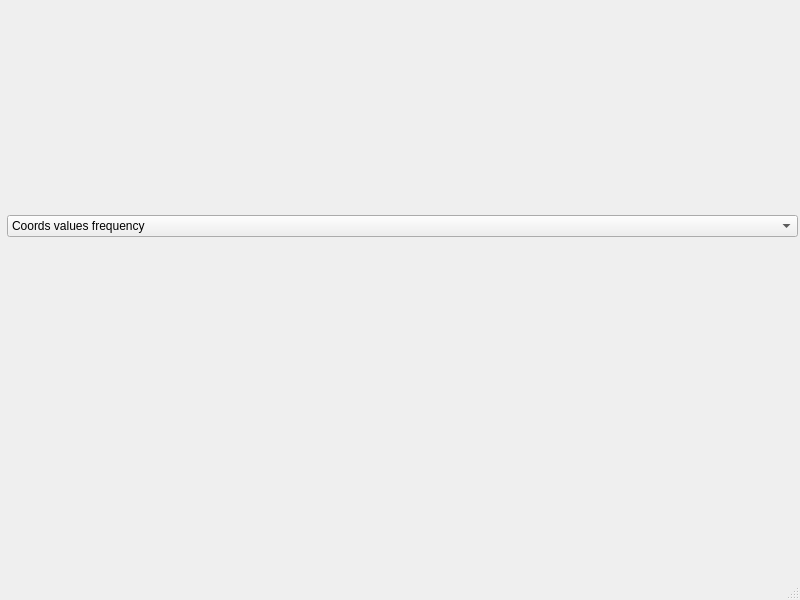
<?xml version="1.0" encoding="UTF-8"?>
<ui version="4.0">
 <class>HistogramsView</class>
 <widget class="QMainWindow" name="HistogramsView">
  <property name="geometry">
   <rect>
    <x>0</x>
    <y>0</y>
    <width>800</width>
    <height>600</height>
   </rect>
  </property>
  <property name="windowTitle">
   <string>MainWindow</string>
  </property>
  <widget class="QWidget" name="centralwidget">
   <widget class="QWidget" name="">
    <property name="geometry">
     <rect>
      <x>7</x>
      <y>11</y>
      <width>791</width>
      <height>431</height>
     </rect>
    </property>
    <layout class="QVBoxLayout" name="verticalLayout">
     <item>
      <widget class="QComboBox" name="cbxView">
       <item>
        <property name="text">
         <string comment="0">Coords values frequency</string>
        </property>
       </item>
       <item>
        <property name="text">
         <string comment="1">Nonzero dimensions count frequency</string>
        </property>
       </item>
      </widget>
     </item>
    </layout>
   </widget>
  </widget>
  <widget class="QStatusBar" name="statusbar"/>
 </widget>
 <resources/>
 <connections/>
</ui>
